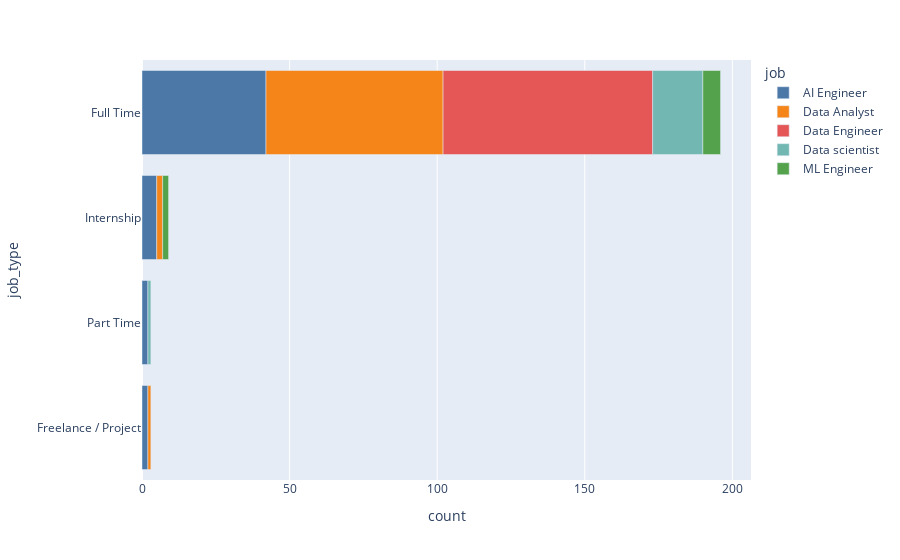

The code cell stored with this chart in its notebook:
### Code cell
job_type_bar=px.bar(job_type_df,  y='job_type' ,x='count', color='job',color_discrete_sequence=px.colors.qualitative.T10, )
job_type_bar.update_layout(yaxis={'categoryorder':'total ascending'})

### Figure 1 — Plotly figure (JSON) as saved in the notebook; plotly's stock layout.template omitted (floating-point values rounded to 4 significant figures)
{"data": [{"alignmentgroup": "True", "hovertemplate": "job=AI Engineer<br>count=%{x}<br>job_type=%{y}<extra></extra>", "legendgroup": "AI Engineer", "marker": {"color": "#4C78A8", "pattern": {"shape": ""}}, "name": "AI Engineer", "offsetgroup": "AI Engineer", "orientation": "h", "showlegend": true, "textposition": "auto", "type": "bar", "x": [2, 42, 5, 2], "xaxis": "x", "y": ["Freelance / Project", "Full Time", "Internship", "Part Time"], "yaxis": "y"}, {"alignmentgroup": "True", "hovertemplate": "job=Data Analyst<br>count=%{x}<br>job_type=%{y}<extra></extra>", "legendgroup": "Data Analyst", "marker": {"color": "#F58518", "pattern": {"shape": ""}}, "name": "Data Analyst", "offsetgroup": "Data Analyst", "orientation": "h", "showlegend": true, "textposition": "auto", "type": "bar", "x": [1, 60, 2], "xaxis": "x", "y": ["Freelance / Project", "Full Time", "Internship"], "yaxis": "y"}, {"alignmentgroup": "True", "hovertemplate": "job=Data Engineer<br>count=%{x}<br>job_type=%{y}<extra></extra>", "legendgroup": "Data Engineer", "marker": {"color": "#E45756", "pattern": {"shape": ""}}, "name": "Data Engineer", "offsetgroup": "Data Engineer", "orientation": "h", "showlegend": true, "textposition": "auto", "type": "bar", "x": [71], "xaxis": "x", "y": ["Full Time"], "yaxis": "y"}, {"alignmentgroup": "True", "hovertemplate": "job=Data scientist<br>count=%{x}<br>job_type=%{y}<extra></extra>", "legendgroup": "Data scientist", "marker": {"color": "#72B7B2", "pattern": {"shape": ""}}, "name": "Data scientist", "offsetgroup": "Data scientist", "orientation": "h", "showlegend": true, "textposition": "auto", "type": "bar", "x": [17, 1], "xaxis": "x", "y": ["Full Time", "Part Time"], "yaxis": "y"}, {"alignmentgroup": "True", "hovertemplate": "job=ML Engineer<br>count=%{x}<br>job_type=%{y}<extra></extra>", "legendgroup": "ML Engineer", "marker": {"color": "#54A24B", "pattern": {"shape": ""}}, "name": "ML Engineer", "offsetgroup": "ML Engineer", "orientation": "h", "showlegend": true, "textposition": "auto", "type": "bar", "x": [6, 2], "xaxis": "x", "y": ["Full Time", "Internship"], "yaxis": "y"}], "layout": {"barmode": "relative", "legend": {"title": {"text": "job"}, "tracegroupgap": 0}, "margin": {"t": 60}, "xaxis": {"anchor": "y", "domain": [0, 1], "title": {"text": "count"}}, "yaxis": {"anchor": "x", "categoryorder": "total ascending", "domain": [0, 1], "title": {"text": "job_type"}}}}
